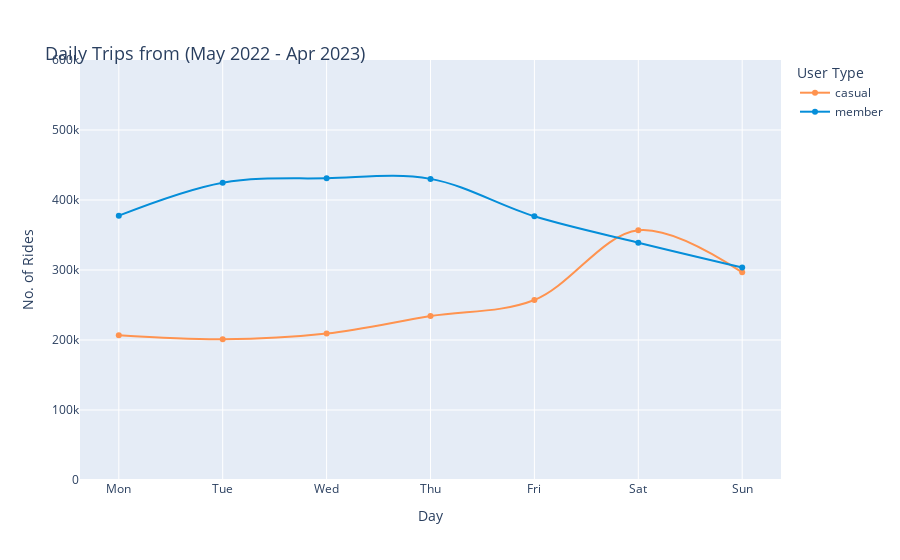

Source (notebook cell):
### Code cell
df_pv7 = cyc_data_combined.groupby(['day', 'member_casual'], as_index=False).count()

fig_4 = px.line(df_pv7, x = 'day', y = 'ride_id', range_y = [0,600000],
        color = 'member_casual',  
        line_shape = 'spline',
        markers=True,
        labels = {'ride_id': 'No. of Rides', 'day': 'Day', 'member_casual': 'User Type'},
        hover_name = 'member_casual', hover_data = {'member_casual': False, 'month': False, 'ride_id': True}, 
        color_discrete_map = {'casual': '#FF934F', 'member': '#058ED9'})
fig_4.update_layout(
    title=dict(text="Daily Trips from (May 2022 - Apr 2023)",font=dict(size=18), automargin=True, yref='paper')
)

### Figure 1 — Plotly figure (JSON) as saved in the notebook; plotly's stock layout.template omitted (floating-point values rounded to 4 significant figures)
{"data": [{"customdata": [["casual", 206818], ["casual", 200989], ["casual", 209140], ["casual", 234211], ["casual", 257111], ["casual", 356773], ["casual", 296636]], "hovertemplate": "<b>%{hovertext}</b><br><br>Day=%{x}<br>No. of Rides=%{y}<extra></extra>", "hovertext": ["casual", "casual", "casual", "casual", "casual", "casual", "casual"], "legendgroup": "casual", "line": {"color": "#FF934F", "dash": "solid", "shape": "spline"}, "marker": {"symbol": "circle"}, "mode": "markers+lines", "name": "casual", "orientation": "v", "showlegend": true, "x": ["Mon", "Tue", "Wed", "Thu", "Fri", "Sat", "Sun"], "xaxis": "x", "y": [206818, 200989, 209140, 234211, 257111, 356773, 296636], "yaxis": "y", "type": "scatter"}, {"customdata": [["member", 377612], ["member", 424685], ["member", 431050], ["member", 430168], ["member", 376682], ["member", 339059], ["member", 303648]], "hovertemplate": "<b>%{hovertext}</b><br><br>Day=%{x}<br>No. of Rides=%{y}<extra></extra>", "hovertext": ["member", "member", "member", "member", "member", "member", "member"], "legendgroup": "member", "line": {"color": "#058ED9", "dash": "solid", "shape": "spline"}, "marker": {"symbol": "circle"}, "mode": "markers+lines", "name": "member", "orientation": "v", "showlegend": true, "x": ["Mon", "Tue", "Wed", "Thu", "Fri", "Sat", "Sun"], "xaxis": "x", "y": [377612, 424685, 431050, 430168, 376682, 339059, 303648], "yaxis": "y", "type": "scatter"}], "layout": {"xaxis": {"anchor": "y", "domain": [0, 1], "title": {"text": "Day"}, "type": "category", "range": [-0.3727, 6.373], "autorange": true}, "yaxis": {"anchor": "x", "domain": [0, 1], "title": {"text": "No. of Rides"}, "range": [0, 600000], "type": "linear"}, "legend": {"title": {"text": "User Type"}, "tracegroupgap": 0}, "margin": {"t": 60}, "title": {"font": {"size": 18}, "text": "Daily Trips from (May 2022 - Apr 2023)", "automargin": true, "yref": "paper"}, "autosize": true}}
